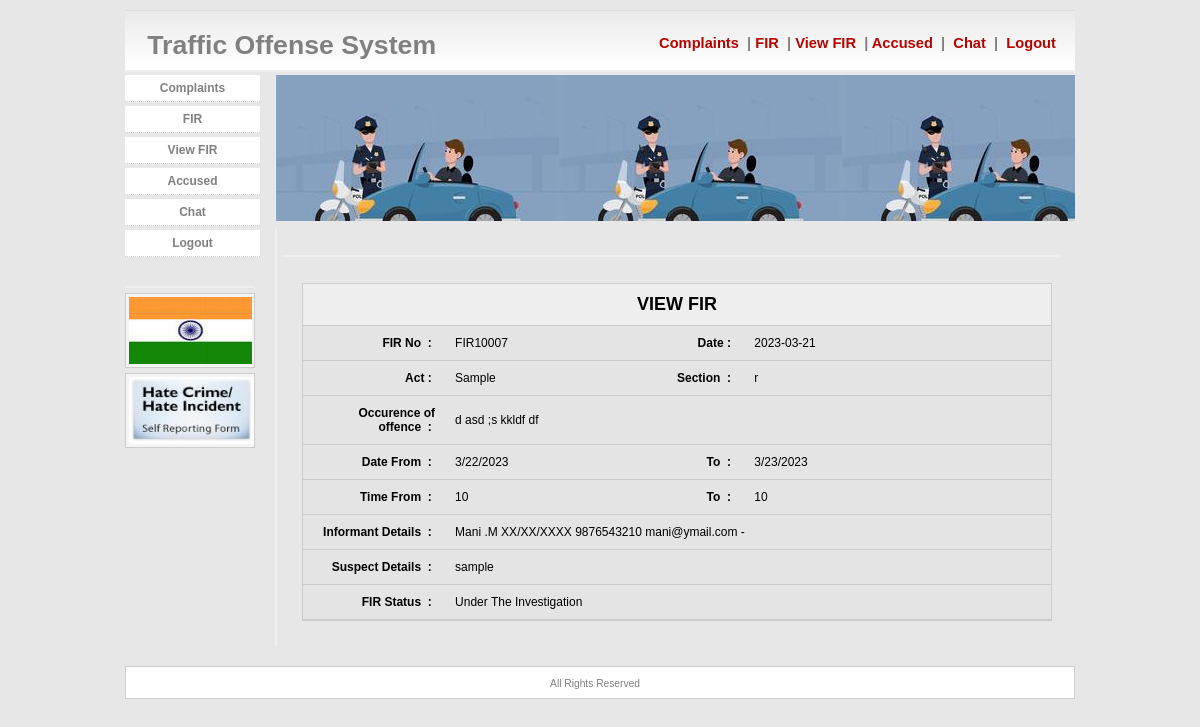
Page /police/view.php?id=7 on the committed database.
### tables this page shows
CREATE TABLE `fir` (
  `fir_id` int(11) NOT NULL,
  `fir_no` varchar(100) NOT NULL,
  `fir_date` date NOT NULL,
  `fir_act` varchar(100) NOT NULL,
  `fir_section` varchar(100) NOT NULL,
  `fir_offence` longtext NOT NULL,
  `fir_df` varchar(100) NOT NULL,
  `fir_dt` varchar(100) NOT NULL,
  `fir_tf` varchar(100) NOT NULL,
  `fir_tt` varchar(100) NOT NULL,
  `fir_informant` longtext NOT NULL,
  `fir_suspect` longtext NOT NULL,
  `fir_comp` int(11) NOT NULL,
  `fir_sta` varchar(100) NOT NULL,
  `fir_status` varchar(100) NOT NULL
);

### police/view.php (the view, shortened to what this page needs)
<?php
 include_once "../db/db.php";
	$sqlup="Select * from fir where fir_id='".$_REQUEST['id']."' ";
	$we=mysqli_query($con,$sqlup);
	$res=mysqli_fetch_object($we);
?>
<html><head><title>Traffic Offense System</title>
</head>
<link href="../css/style.css" rel="stylesheet" type="text/css" />
<body>
<div id="main">
<div id="header">
<div id="title">
				&nbsp;&nbsp; Traffic Offense System </div>
                    <div id="title1"> &nbsp;&nbsp;&nbsp;&nbsp;&nbsp;&nbsp;&nbsp;&nbsp;&nbsp;&nbsp;&nbsp;&nbsp;<a href="index.php">&nbsp;Complaints&nbsp;</a> | <a href="fir.php">FIR&nbsp;</a> | <a href="firview.php">View FIR&nbsp;</a> | <a href="accused.php">Accused&nbsp;</a> | <a href="../logout.php"> &nbsp;</a><a href="chat.php">Chat&nbsp;</a> | <a href="../logout.php"> &nbsp;</a><a href="../logout.php">Logout&nbsp;</a></div>
</div>
<div id="side">
  <ul>
    <li><a href="index.php">Complaints</a></li>
    <li><a href="fir.php">FIR</a></li>
    <li><a href="firview.php">View FIR</a></li>
    <li><a href="accused.php">Accused</a></li>
    <li><a href="chat.php">Chat</a></li>
    <li><a href="../logout.php">Logout</a></li>
  </ul>
  <div class="side2">
    <h3>&nbsp;</h3>
    <div id="sidebox"> <img src="../images/image.jpg" width="123" height="67" /> </div>
    <div id="sidebox"> <img src="../images/hatecrime.jpg" width="125" height="67" /> </div>
  </div>
</div>
<div id="banner"></div>
<div class="inner">
<h3>&nbsp;</h3>
<br>
<form id="form1" name="form1" method="post" action="" enctype="multipart/form-data" onSubmit="return valid()" style="padding-left:20px">
<table align="center" cellpadding="10" cellspacing="0" width="750" bgcolor="#e4e4e4" style="border:1px solid #CCCCCC;font-size:12px">
			<tr bgcolor="#e4e4e4">
			  <td colspan="4" style="border-bottom:1px solid #CCCCCC;padding:10px" bgcolor="#eeeeee" align="center"><h2>VIEW FIR </h2></td>
	    </tr>
	<tr>
    <td width="19%" align="right" style="border-bottom:1px solid #CCCCCC;"><strong>FIR No &nbsp;:&nbsp;</strong></td>
    <td width="25%" align="left" style="border-bottom:1px solid #CCCCCC;"><?php echo $res->fir_no ?></td>
    <td width="15%" align="right" style="border-bottom:1px solid #CCCCCC;"><strong>Date&nbsp;:&nbsp;</strong></td>
    <td width="41%" align="left" style="border-bottom:1px solid #CCCCCC;"><?php echo $res->fir_date ?></td>
  </tr>
  <tr>
    <td align="right" style="border-bottom:1px solid #CCCCCC;"><strong>Act&nbsp;:&nbsp;</strong></td>
    <td align="left" style="border-bottom:1px solid #CCCCCC;"><?php echo $res->fir_act ?></td>
    <td align="right" style="border-bottom:1px solid #CCCCCC;"><strong>Section &nbsp;:&nbsp;</strong></td>
    <td align="left" style="border-bottom:1px solid #CCCCCC;"><?php echo $res->fir_section ?></td>
  </tr>
  <tr>
    <td align="right" style="border-bottom:1px solid #CCCCCC;"><strong>
      Occurence of offence &nbsp;:&nbsp;</strong></td>
    <td colspan="3" align="left" style="border-bottom:1px solid #CCCCCC;"><?php echo $res->fir_offence ?></td>
    </tr>
  <tr>
    <td align="right" style="border-bottom:1px solid #CCCCCC;"><strong>Date From  &nbsp;:&nbsp;</strong></td>
    <td align="left" style="border-bottom:1px solid #CCCCCC;"><?php echo $res->fir_df ?></td>
    <td align="right" style="border-bottom:1px solid #CCCCCC;"><strong>To &nbsp;:&nbsp;</strong></td>
    <td align="left" style="border-bottom:1px solid #CCCCCC;"><?php echo $res->fir_dt ?></td>
  </tr>
  <tr>
    <td align="right" style="border-bottom:1px solid #CCCCCC;"><strong>Time From &nbsp;:&nbsp;</strong></td>
    <td align="left" style="border-bottom:1px solid #CCCCCC;"><?php echo $res->fir_tf ?></td>
    <td align="right" style="border-bottom:1px solid #CCCCCC;"><strong>To &nbsp;:&nbsp;</strong></td>
    <td align="left" style="border-bottom:1px solid #CCCCCC;"><?php echo $res->fir_tt ?></td>
  </tr>
  <tr>
    <td align="right" style="border-bottom:1px solid #CCCCCC;"><strong>Informant Details &nbsp;:&nbsp;</strong></td>
    <td colspan="3" align="left" style="border-bottom:1px solid #CCCCCC;"><?php echo $res->fir_informant ?></td>
    </tr>
  <tr>
    <td align="right" style="border-bottom:1px solid #CCCCCC;"><strong>Suspect Details  &nbsp;:&nbsp;</strong></td>
    <td colspan="3" align="left" style="border-bottom:1px solid #CCCCCC;"><?php echo $res->fir_suspect ?></td>
    </tr>
  <tr>
    <td align="right" style="border-bottom:1px solid #CCCCCC;"><strong>FIR Status   &nbsp;:&nbsp;</strong></td>
    <td colspan="3" align="left" style="border-bottom:1px solid #CCCCCC;"><?php echo $res->fir_status ?></td>
  </tr>
	  </table>
	</form>
<h1>&nbsp;</h1>
  </div>
 <div id="footer"><span class="divider"></span>
            All Rights Reserved
</div>
</div>
</body>
</html>

### css/style.css (style rules this page uses)
* { border: 0; margin: 0; }
body { margin: 0px; font-family: Arial, Verdana, Sans-Serif; font-size: 0.8em; background: #E7E7E7; }
#header { clear: both; text-align: right; padding: 20px 15px 0 0; margin: 10px 0 3px 0; height: 40px; border-bottom: 2px solid #eee; background: #FFF url(../images/fade.gif); color: #808080; }
#banner { margin: 0 0 5px 150px; line-height: 1.4em; background: url(../images/header.jpg); height: 146px; border-left: 1px solid #EEEEEE; }
#main { width: 950px; margin: 0px auto; }
#footer { clear: both; color: #808080; background: #FFF; font-size: 0.8em; text-align: center; padding: 9px 10px 9px 0; margin: 10px 0px 0px 0px; border: 1px solid #ccc; }
a { text-decoration: none; color: #B60400; }
.divider { background: url(../images/divider.png) no-repeat center top; display: block; height: 2px; width: 572px; margin: 0 auto; position: relative; }
#side { clear: left; float: left; width: 150px; margin: 0 0 10px 0; padding: 0; font-size: 0.9em; }
#side ul { list-style: none; width: 150px; margin: 0 0 0 -10px; padding: 0; font-size: 1.1em; }
#side li { margin-bottom: 4px; padding: 0 5px 0 10px; }
#side li a { font-size: 9pt; font-weight: bold; text-align: right; height: 20px; text-decoration: none; color: #808080; display: block; padding: 6px 10px 0 10px; background: #fff; border-bottom: 1px dotted #ccc; text-align:center; }
#title { float: left; font-size: 20pt; font-weight: bold; padding: 0 0 0 0; }
#title1 { float: right; font-size: 11pt; font-weight: bold; padding: 5px 0 0 0; }
.side2 { margin: 9px 0 10px 0; width: 130px; color: #6B6B6B; line-height: 1.6em; }
#sidebox { border: 1px solid #ccc; background: #f4f4f4; padding: 3px; margin-top: 5px; }
h3 { font-size: 1.3em; margin: 0 0 5px 0; padding: 2px 0px 0px 0px; border-bottom: 2px solid #eee; }
.inner { margin: 7px 10px 20px 150px; padding: 5px 5px 5px 5px; line-height: 1.6em; text-align: left; color: #5D5D5D; border-left: 2px solid #eee; }

### rows in the picture
fir: fir_no "FIR10007", fir_date "2023-03-21", fir_act "Sample", fir_section "r", fir_offence "d asd ;s kkldf df", fir_df "3/22/2023", fir_dt "3/23/2023", fir_tf "10", fir_tt "10", fir_informant "Mani .M XX/XX/XXXX 9876543210 mani@ymail.com -", fir_suspect "sample", fir_status "Under The Investigation"
